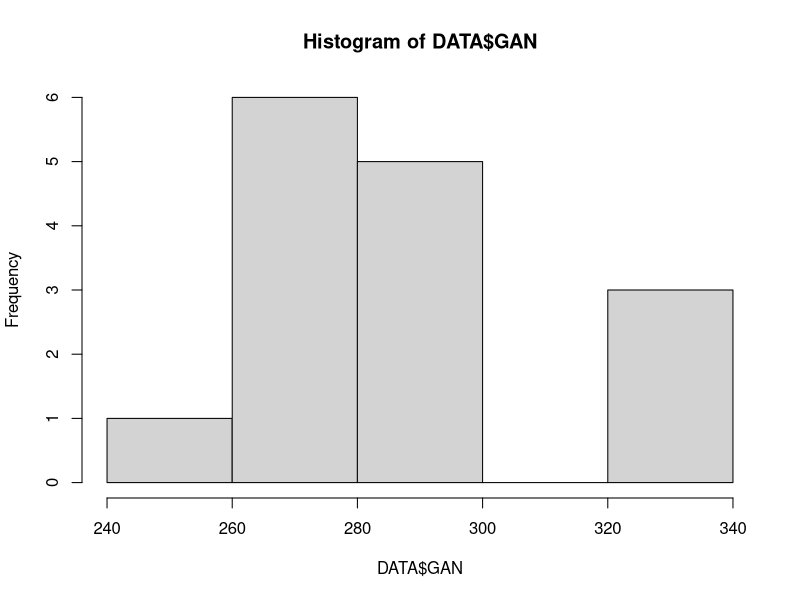
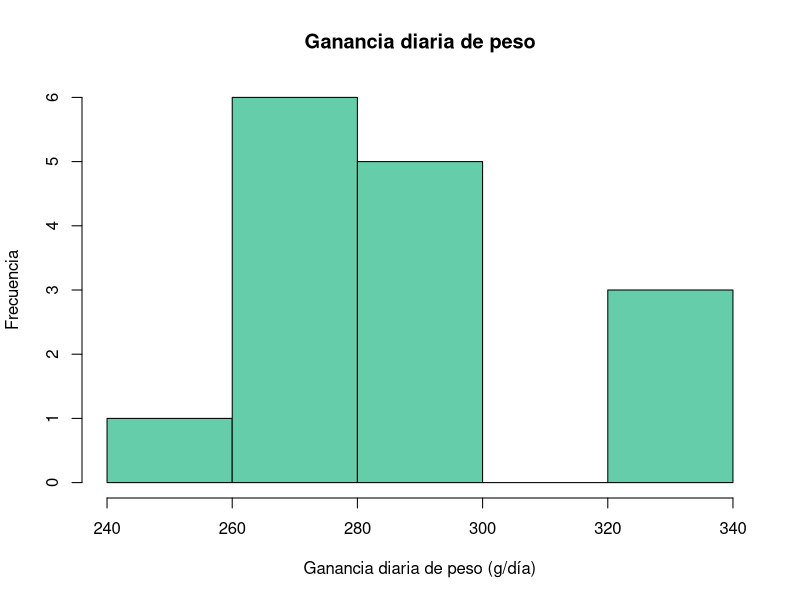
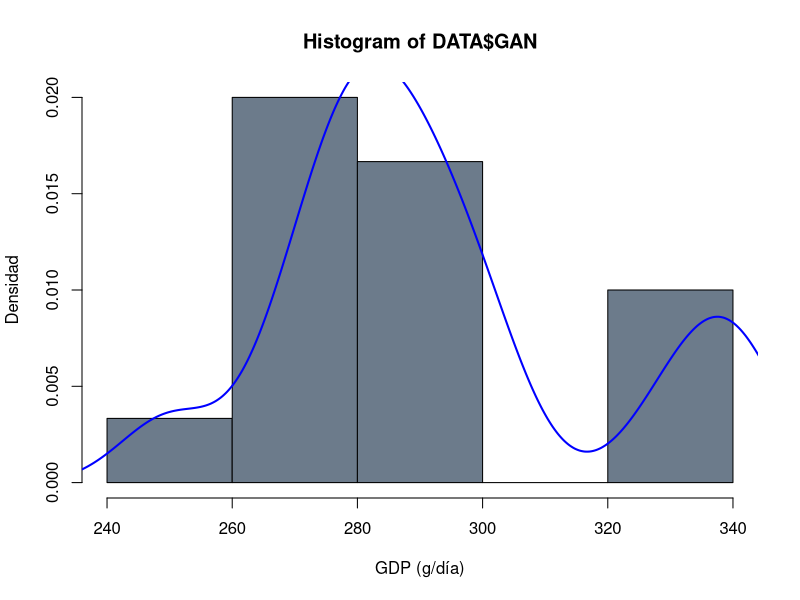
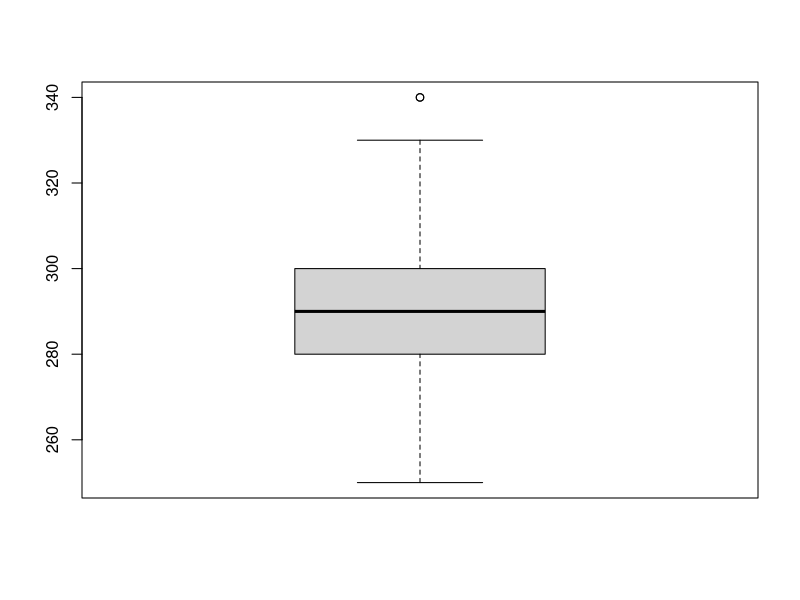
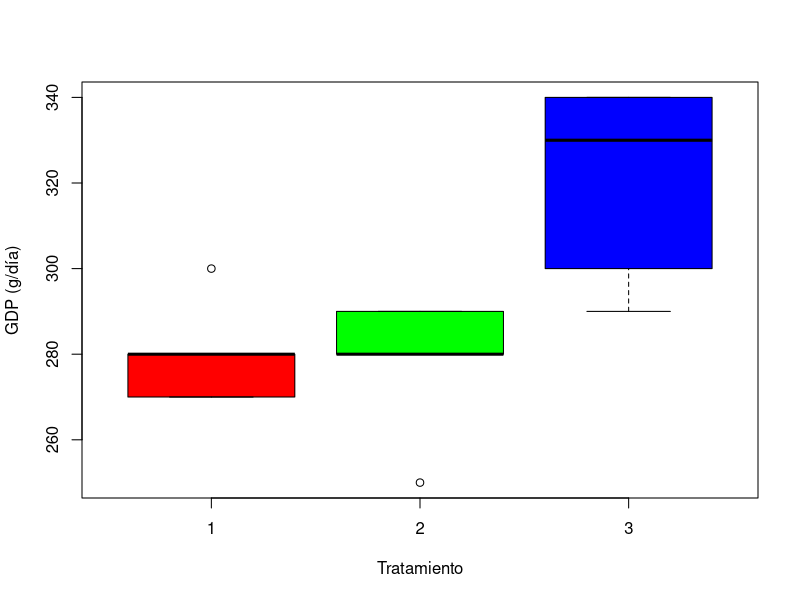
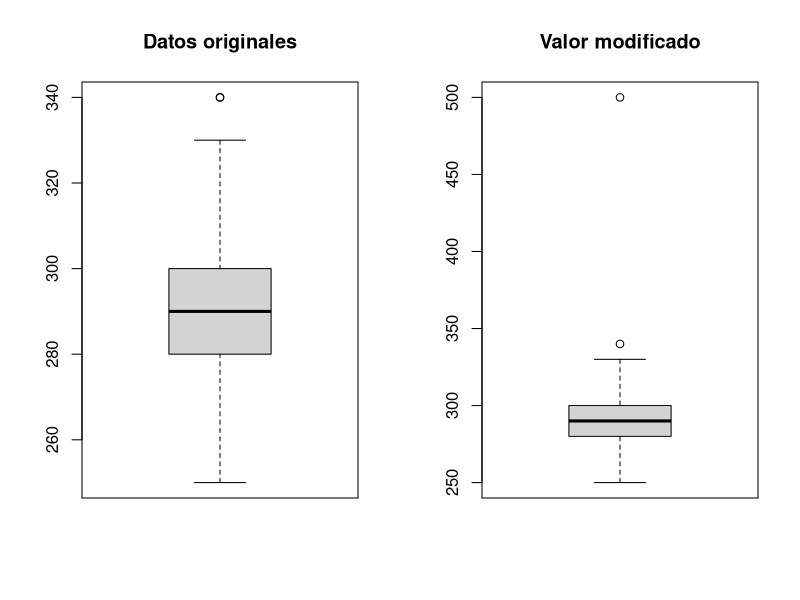

These figures' R source, in order: (Note: this script raises an error after producing the figures.)
## ---- chunk 1
#| label: base-becerros

#### GENERAMOS NUESTRA BASE DE DATOS ----------------
becerro <- 1:15

TX <- c(
  1, 1, 1, 1, 1,
  2, 2, 2, 2, 2,
  3, 3, 3, 3, 3
)

GAN <- c(
  270, 300, 280, 280, 270,
  290, 250, 280, 290, 280,
  290, 340, 330, 300, 340
)

DATA <- data.frame(becerro, TX = factor(TX), GAN)

#### INSPECCIÓN DE DATOS ----------------
str(DATA)
head(DATA)
summary(DATA)
colSums(is.na(DATA))
## ---- chunk 2
#| label: media

#### CALCULAMOS LA MEDIA ----------------
mean(DATA$GAN)

#### OTRA FORMA DE CALCULARLA ----------------
sum(DATA$GAN) / length(DATA$GAN)
## ---- chunk 3
#| label: mediana

#### MEDIANA ----------------
median(DATA$GAN)
sort(DATA$GAN)
## ---- chunk 4
#| label: moda

#### FRECUENCIA DE LAS OBSERVACIONES ----------------
table(DATA$GAN)
## ---- chunk 5
#| label: valor-extremo-media-mediana

#### MODIFICAMOS UNA OBSERVACIÓN ----------------
DATA2 <- DATA
DATA2$GAN[15] <- 500

mean(DATA$GAN)
mean(DATA2$GAN)
median(DATA$GAN)
median(DATA2$GAN)
## ---- chunk 6
#| label: rango

#### RANGO ----------------
min(DATA$GAN)
max(DATA$GAN)
max(DATA$GAN) - min(DATA$GAN)
## ---- chunk 7
#| label: varianza

#### VARIANZA ----------------
var(DATA$GAN)

#### DE DÓNDE SALE EL CÁLCULO ----------------
MEDIA <- mean(DATA$GAN)
DESVIACIONES <- DATA$GAN - MEDIA
CUADRADOS <- DESVIACIONES^2
SC <- sum(CUADRADOS)
VARIANZA <- SC / (length(DATA$GAN) - 1)
VARIANZA
## ---- chunk 8
#| label: desviacion-estandar

#### DESVIACIÓN ESTÁNDAR ----------------
sd(DATA$GAN)
sqrt(var(DATA$GAN))
## ---- chunk 9
#| label: coeficiente-variacion

#### COEFICIENTE DE VARIACIÓN ----------------
CV <- (sd(DATA$GAN) / mean(DATA$GAN)) * 100
CV
## ---- chunk 10
#| label: resumen-tratamientos

#### MEDIA POR TRATAMIENTO ----------------
aggregate(GAN ~ TX, data = DATA, FUN = mean)

#### DESVIACIÓN ESTÁNDAR POR TRATAMIENTO ----------------
aggregate(GAN ~ TX, data = DATA, FUN = sd)
## ---- chunk 11
#| label: frecuencia-ganancia

#### FRECUENCIA DE GANANCIA DE PESO ----------------
table(DATA$GAN)
## ---- chunk 12
#| label: histograma

#### HISTOGRAMA ----------------
hist(DATA$GAN)

#### VAMOS A DARLE ALGO DE COLOR ----------------
hist(
  DATA$GAN,
  col = "aquamarine3",
  main = "Ganancia diaria de peso",
  xlab = "Ganancia diaria de peso (g/día)",
  ylab = "Frecuencia"
)
## ---- chunk 13
#| label: histograma-densidad

#### HISTOGRAMA CON CURVA DE DENSIDAD ----------------
hist(
  DATA$GAN,
  probability = TRUE,
  col = "slategray4",
  xlab = "GDP (g/día)",
  ylab = "Densidad"
)

lines(density(DATA$GAN), lwd = 2, col = "blue")
## ---- chunk 14
#| label: boxplot-base

#### GRÁFICO DE CAJA ----------------
boxplot(DATA$GAN)

#### POR TRATAMIENTO ----------------
boxplot(
  GAN ~ TX,
  data = DATA,
  col = rainbow(3),
  xlab = "Tratamiento",
  ylab = "GDP (g/día)"
)
## ---- chunk 15
#| label: valores-atipicos

#### VALORES ATÍPICOS ----------------
boxplot.stats(DATA$GAN)$out

#### MODIFICAMOS UNA OBSERVACIÓN ----------------
DATA2 <- DATA
DATA2$GAN[15] <- 500

par(mfrow = c(1, 2))
boxplot(DATA$GAN, main = "Datos originales")
boxplot(DATA2$GAN, main = "Valor modificado")
par(mfrow = c(1, 1))
## ---- chunk 16
#| label: base-corredores

#### BASE DE CORREDORES ----------------
CORREDOR <- 1:15
MET <- factor(rep(c("Met1", "Met2", "Met3"), each = 5))

Tiempo <- c(
  15, 16, 14, 15, 17,
  14, 13, 15, 16, 14,
  13, 12, 11, 14, 11
)

DATAm <- data.frame(CORREDOR, MET, Tiempo)
str(DATAm)

#### EXPORTAR E IMPORTAR DATOS ----------------
write.csv(DATAm, "CORREDORES.csv", row.names = FALSE)

DATAm2 <- read.csv("CORREDORES.csv")
DATAm2$MET <- as.factor(DATAm2$MET)

#### DESCRIPCIÓN ----------------
aggregate(Tiempo ~ MET, data = DATAm2, FUN = mean)
aggregate(Tiempo ~ MET, data = DATAm2, FUN = sd)
boxplot(Tiempo ~ MET, data = DATAm2, col = rainbow(3))
